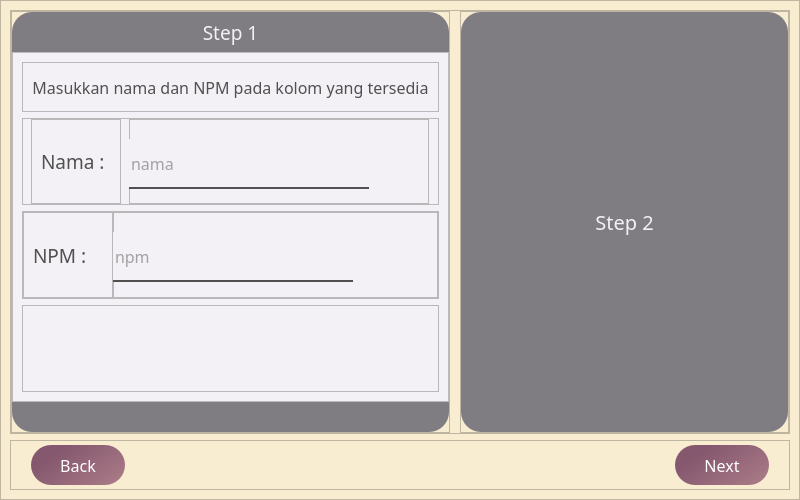
<?xml version="1.0" encoding="UTF-8"?>
<ui version="4.0">
 <class>Dialog</class>
 <widget class="QDialog" name="Dialog">
  <property name="geometry">
   <rect>
    <x>0</x>
    <y>0</y>
    <width>800</width>
    <height>500</height>
   </rect>
  </property>
  <property name="windowTitle">
   <string>Dialog</string>
  </property>
  <layout class="QVBoxLayout" name="verticalLayout">
   <property name="spacing">
    <number>6</number>
   </property>
   <property name="leftMargin">
    <number>0</number>
   </property>
   <property name="topMargin">
    <number>0</number>
   </property>
   <property name="rightMargin">
    <number>0</number>
   </property>
   <property name="bottomMargin">
    <number>0</number>
   </property>
   <item>
    <widget class="QFrame" name="frame">
     <property name="styleSheet">
      <string notr="true">background-color:rgb(248, 236, 209);</string>
     </property>
     <property name="frameShape">
      <enum>QFrame::StyledPanel</enum>
     </property>
     <property name="frameShadow">
      <enum>QFrame::Raised</enum>
     </property>
     <layout class="QVBoxLayout" name="verticalLayout_2">
      <item>
       <widget class="QFrame" name="frame_3">
        <property name="frameShape">
         <enum>QFrame::StyledPanel</enum>
        </property>
        <property name="frameShadow">
         <enum>QFrame::Raised</enum>
        </property>
        <layout class="QHBoxLayout" name="horizontalLayout">
         <property name="spacing">
          <number>10</number>
         </property>
         <property name="leftMargin">
          <number>0</number>
         </property>
         <property name="topMargin">
          <number>0</number>
         </property>
         <property name="rightMargin">
          <number>0</number>
         </property>
         <property name="bottomMargin">
          <number>0</number>
         </property>
         <item>
          <widget class="QFrame" name="frame_5">
           <property name="frameShape">
            <enum>QFrame::StyledPanel</enum>
           </property>
           <property name="frameShadow">
            <enum>QFrame::Raised</enum>
           </property>
           <layout class="QVBoxLayout" name="verticalLayout_5">
            <property name="spacing">
             <number>0</number>
            </property>
            <property name="leftMargin">
             <number>0</number>
            </property>
            <property name="topMargin">
             <number>0</number>
            </property>
            <property name="rightMargin">
             <number>0</number>
            </property>
            <property name="bottomMargin">
             <number>0</number>
            </property>
            <item>
             <widget class="QFrame" name="frame_8">
              <property name="maximumSize">
               <size>
                <width>16777215</width>
                <height>40</height>
               </size>
              </property>
              <property name="styleSheet">
               <string notr="true">QFrame#frame_8{
background-color:rgb(127, 124, 130);
border-top-left-radius:20px;
border-top-right-radius:20px;
}</string>
              </property>
              <property name="frameShape">
               <enum>QFrame::StyledPanel</enum>
              </property>
              <property name="frameShadow">
               <enum>QFrame::Raised</enum>
              </property>
              <layout class="QVBoxLayout" name="verticalLayout_6">
               <property name="spacing">
                <number>0</number>
               </property>
               <property name="leftMargin">
                <number>0</number>
               </property>
               <property name="topMargin">
                <number>0</number>
               </property>
               <property name="rightMargin">
                <number>0</number>
               </property>
               <property name="bottomMargin">
                <number>0</number>
               </property>
               <item>
                <widget class="QLabel" name="label_6">
                 <property name="font">
                  <font>
                   <family>Tw Cen MT</family>
                   <pointsize>14</pointsize>
                  </font>
                 </property>
                 <property name="styleSheet">
                  <string notr="true">QLabel#label_6{
background-color:none;
color:rgb(243, 241, 245);
}</string>
                 </property>
                 <property name="text">
                  <string>Step 1</string>
                 </property>
                 <property name="alignment">
                  <set>Qt::AlignCenter</set>
                 </property>
                </widget>
               </item>
              </layout>
             </widget>
            </item>
            <item>
             <widget class="QFrame" name="frame_9">
              <property name="styleSheet">
               <string notr="true">QFrame#frame_9{
background-color:rgb(243, 241, 245);
}</string>
              </property>
              <property name="frameShape">
               <enum>QFrame::StyledPanel</enum>
              </property>
              <property name="frameShadow">
               <enum>QFrame::Raised</enum>
              </property>
              <layout class="QVBoxLayout" name="verticalLayout_7">
               <item>
                <widget class="QFrame" name="frame_2">
                 <property name="maximumSize">
                  <size>
                   <width>16777215</width>
                   <height>50</height>
                  </size>
                 </property>
                 <property name="styleSheet">
                  <string notr="true">QFrame#frame_2{
background-color:none;
color:rgb(127, 124, 130);
}</string>
                 </property>
                 <property name="frameShape">
                  <enum>QFrame::StyledPanel</enum>
                 </property>
                 <property name="frameShadow">
                  <enum>QFrame::Raised</enum>
                 </property>
                 <layout class="QVBoxLayout" name="verticalLayout_8">
                  <item>
                   <widget class="QLabel" name="label">
                    <property name="font">
                     <font>
                      <family>Tw Cen MT</family>
                      <pointsize>12</pointsize>
                     </font>
                    </property>
                    <property name="styleSheet">
                     <string notr="true">QLabel#label{
background-color:none;
color:rgb(80, 80, 80);
}</string>
                    </property>
                    <property name="text">
                     <string>Masukkan nama dan NPM pada kolom yang tersedia</string>
                    </property>
                    <property name="alignment">
                     <set>Qt::AlignCenter</set>
                    </property>
                   </widget>
                  </item>
                 </layout>
                </widget>
               </item>
               <item>
                <widget class="QFrame" name="frame_11">
                 <property name="styleSheet">
                  <string notr="true">QFrame#frame_11{
background-color:none;
color:rgb(127, 124, 130);
}</string>
                 </property>
                 <property name="frameShape">
                  <enum>QFrame::StyledPanel</enum>
                 </property>
                 <property name="frameShadow">
                  <enum>QFrame::Raised</enum>
                 </property>
                 <layout class="QHBoxLayout" name="horizontalLayout_3">
                  <property name="spacing">
                   <number>0</number>
                  </property>
                  <property name="leftMargin">
                   <number>0</number>
                  </property>
                  <property name="topMargin">
                   <number>0</number>
                  </property>
                  <property name="rightMargin">
                   <number>0</number>
                  </property>
                  <property name="bottomMargin">
                   <number>0</number>
                  </property>
                  <item>
                   <widget class="QFrame" name="frame_14">
                    <property name="maximumSize">
                     <size>
                      <width>90</width>
                      <height>16777215</height>
                     </size>
                    </property>
                    <property name="styleSheet">
                     <string notr="true">QFrame#frame_14{
background-color:none;
color:rgb(127, 124, 130);
}</string>
                    </property>
                    <property name="frameShape">
                     <enum>QFrame::StyledPanel</enum>
                    </property>
                    <property name="frameShadow">
                     <enum>QFrame::Raised</enum>
                    </property>
                    <layout class="QVBoxLayout" name="verticalLayout_9">
                     <item>
                      <widget class="QLabel" name="label_2">
                       <property name="font">
                        <font>
                         <family>Tw Cen MT</family>
                         <pointsize>14</pointsize>
                        </font>
                       </property>
                       <property name="styleSheet">
                        <string notr="true">QLabel#label_2{
background-color:none;
color:rgb(80, 80, 80);
}</string>
                       </property>
                       <property name="text">
                        <string>Nama :</string>
                       </property>
                      </widget>
                     </item>
                    </layout>
                   </widget>
                  </item>
                  <item>
                   <widget class="QFrame" name="frame_15">
                    <property name="maximumSize">
                     <size>
                      <width>300</width>
                      <height>16777215</height>
                     </size>
                    </property>
                    <property name="styleSheet">
                     <string notr="true">QFrame#frame_15{
background-color:none;
color:rgb(127, 124, 130);
}</string>
                    </property>
                    <property name="frameShape">
                     <enum>QFrame::StyledPanel</enum>
                    </property>
                    <property name="frameShadow">
                     <enum>QFrame::Raised</enum>
                    </property>
                    <widget class="QLineEdit" name="lineEdit">
                     <property name="geometry">
                      <rect>
                       <x>0</x>
                       <y>20</y>
                       <width>240</width>
                       <height>50</height>
                      </rect>
                     </property>
                     <property name="font">
                      <font>
                       <family>Tw Cen MT</family>
                       <pointsize>12</pointsize>
                      </font>
                     </property>
                     <property name="styleSheet">
                      <string notr="true">QLineEdit#lineEdit{
background-color:rgb(243, 241, 245);
border:none;
border-bottom: 2px solid rgb(80, 80, 80);
color:rgb(80, 80, 80);
}</string>
                     </property>
                     <property name="placeholderText">
                      <string>nama</string>
                     </property>
                    </widget>
                   </widget>
                  </item>
                 </layout>
                </widget>
               </item>
               <item>
                <widget class="QFrame" name="frame_12">
                 <property name="styleSheet">
                  <string notr="true">QFrame#frame_12{
background-color:none;
color:rgb(127, 124, 130);
}</string>
                 </property>
                 <property name="frameShape">
                  <enum>QFrame::StyledPanel</enum>
                 </property>
                 <property name="frameShadow">
                  <enum>QFrame::Raised</enum>
                 </property>
                 <layout class="QHBoxLayout" name="horizontalLayout_4">
                  <property name="spacing">
                   <number>0</number>
                  </property>
                  <property name="leftMargin">
                   <number>0</number>
                  </property>
                  <property name="topMargin">
                   <number>0</number>
                  </property>
                  <property name="rightMargin">
                   <number>0</number>
                  </property>
                  <property name="bottomMargin">
                   <number>0</number>
                  </property>
                  <item>
                   <widget class="QFrame" name="frame_16">
                    <property name="maximumSize">
                     <size>
                      <width>90</width>
                      <height>16777215</height>
                     </size>
                    </property>
                    <property name="styleSheet">
                     <string notr="true">QFrame#frame_16{
background-color:none;
color:rgb(127, 124, 130);
}</string>
                    </property>
                    <property name="frameShape">
                     <enum>QFrame::StyledPanel</enum>
                    </property>
                    <property name="frameShadow">
                     <enum>QFrame::Raised</enum>
                    </property>
                    <layout class="QVBoxLayout" name="verticalLayout_10">
                     <item>
                      <widget class="QLabel" name="label_3">
                       <property name="font">
                        <font>
                         <family>Tw Cen MT</family>
                         <pointsize>14</pointsize>
                        </font>
                       </property>
                       <property name="styleSheet">
                        <string notr="true">QLabel#label_3{
background-color:none;
color:rgb(80, 80, 80);
}</string>
                       </property>
                       <property name="text">
                        <string>NPM :</string>
                       </property>
                      </widget>
                     </item>
                    </layout>
                   </widget>
                  </item>
                  <item>
                   <widget class="QFrame" name="frame_17">
                    <property name="styleSheet">
                     <string notr="true">QFrame#frame_17{
background-color:none;
color:rgb(127, 124, 130);
}</string>
                    </property>
                    <property name="frameShape">
                     <enum>QFrame::StyledPanel</enum>
                    </property>
                    <property name="frameShadow">
                     <enum>QFrame::Raised</enum>
                    </property>
                    <widget class="QLineEdit" name="lineEdit_2">
                     <property name="geometry">
                      <rect>
                       <x>0</x>
                       <y>20</y>
                       <width>240</width>
                       <height>50</height>
                      </rect>
                     </property>
                     <property name="font">
                      <font>
                       <family>Tw Cen MT</family>
                       <pointsize>12</pointsize>
                      </font>
                     </property>
                     <property name="styleSheet">
                      <string notr="true">QLineEdit#lineEdit_2{
background-color:rgb(243, 241, 245);
border:none;
border-bottom: 2px solid rgb(80, 80, 80);
color:rgb(80, 80, 80);
}</string>
                     </property>
                     <property name="placeholderText">
                      <string>npm</string>
                     </property>
                    </widget>
                   </widget>
                  </item>
                 </layout>
                </widget>
               </item>
               <item>
                <widget class="QFrame" name="frame_13">
                 <property name="styleSheet">
                  <string notr="true">QFrame#frame_13{
background-color:none;
color:rgb(127, 124, 130);
}</string>
                 </property>
                 <property name="frameShape">
                  <enum>QFrame::StyledPanel</enum>
                 </property>
                 <property name="frameShadow">
                  <enum>QFrame::Raised</enum>
                 </property>
                 <layout class="QVBoxLayout" name="verticalLayout_11">
                  <item>
                   <widget class="QLabel" name="label_4">
                    <property name="font">
                     <font>
                      <family>Tw Cen MT</family>
                      <pointsize>12</pointsize>
                     </font>
                    </property>
                    <property name="styleSheet">
                     <string notr="true">QLabel#label_4{
background-color:none;
color:rgb(255, 84, 124);
}</string>
                    </property>
                    <property name="text">
                     <string/>
                    </property>
                    <property name="alignment">
                     <set>Qt::AlignHCenter|Qt::AlignTop</set>
                    </property>
                   </widget>
                  </item>
                 </layout>
                </widget>
               </item>
              </layout>
             </widget>
            </item>
            <item>
             <widget class="QFrame" name="frame_10">
              <property name="maximumSize">
               <size>
                <width>16777215</width>
                <height>30</height>
               </size>
              </property>
              <property name="styleSheet">
               <string notr="true">QFrame#frame_10{
background-color:rgb(127, 124, 130);
border-bottom-left-radius:20px;
border-bottom-right-radius:20px;
}</string>
              </property>
              <property name="frameShape">
               <enum>QFrame::StyledPanel</enum>
              </property>
              <property name="frameShadow">
               <enum>QFrame::Raised</enum>
              </property>
             </widget>
            </item>
           </layout>
          </widget>
         </item>
         <item>
          <widget class="QFrame" name="frame_6">
           <property name="styleSheet">
            <string notr="true"/>
           </property>
           <property name="frameShape">
            <enum>QFrame::StyledPanel</enum>
           </property>
           <property name="frameShadow">
            <enum>QFrame::Raised</enum>
           </property>
           <layout class="QVBoxLayout" name="verticalLayout_3">
            <property name="spacing">
             <number>0</number>
            </property>
            <property name="leftMargin">
             <number>0</number>
            </property>
            <property name="topMargin">
             <number>0</number>
            </property>
            <property name="rightMargin">
             <number>0</number>
            </property>
            <property name="bottomMargin">
             <number>0</number>
            </property>
            <item>
             <widget class="QFrame" name="frame_7">
              <property name="styleSheet">
               <string notr="true">QFrame#frame_7{
background-color:rgb(127, 124, 130);
border-radius:20px;
}</string>
              </property>
              <property name="frameShape">
               <enum>QFrame::StyledPanel</enum>
              </property>
              <property name="frameShadow">
               <enum>QFrame::Raised</enum>
              </property>
              <layout class="QVBoxLayout" name="verticalLayout_4">
               <item>
                <widget class="QLabel" name="label_5">
                 <property name="font">
                  <font>
                   <family>Tw Cen MT</family>
                   <pointsize>15</pointsize>
                  </font>
                 </property>
                 <property name="styleSheet">
                  <string notr="true">QLabel#label_5{
background-color: none;
color: rgb(243, 241, 245);
}</string>
                 </property>
                 <property name="text">
                  <string>Step 2</string>
                 </property>
                 <property name="alignment">
                  <set>Qt::AlignCenter</set>
                 </property>
                </widget>
               </item>
              </layout>
             </widget>
            </item>
           </layout>
          </widget>
         </item>
        </layout>
       </widget>
      </item>
      <item>
       <widget class="QFrame" name="frame_4">
        <property name="maximumSize">
         <size>
          <width>16777215</width>
          <height>50</height>
         </size>
        </property>
        <property name="frameShape">
         <enum>QFrame::StyledPanel</enum>
        </property>
        <property name="frameShadow">
         <enum>QFrame::Raised</enum>
        </property>
        <layout class="QHBoxLayout" name="horizontalLayout_2">
         <property name="spacing">
          <number>550</number>
         </property>
         <property name="leftMargin">
          <number>20</number>
         </property>
         <property name="topMargin">
          <number>0</number>
         </property>
         <property name="rightMargin">
          <number>20</number>
         </property>
         <property name="bottomMargin">
          <number>0</number>
         </property>
         <item>
          <widget class="QPushButton" name="pushButton">
           <property name="maximumSize">
            <size>
             <width>16777215</width>
             <height>40</height>
            </size>
           </property>
           <property name="font">
            <font>
             <family>Tw Cen MT</family>
             <pointsize>12</pointsize>
            </font>
           </property>
           <property name="styleSheet">
            <string notr="true">QPushButton#pushButton{
background-color:qlineargradient(spread:pad, x1:0.12, y1:0.449, x2:1, y2:1, stop:0 rgba(133, 88, 111, 255), stop:1 rgba(172, 125, 136, 255));
border-top-left-radius:20px;
border-bottom-left-radius:20px;
border-top-right-radius:20px;
border-bottom-right-radius:20px;
color:rgb(255, 255, 255);

}

QPushButton#pushButton:hover{
background-color:qlineargradient(spread:pad, x1:0.0802273, y1:0.375, x2:1, y2:1, stop:0 rgba(172, 125, 136, 255), stop:1 rgba(222, 182, 171, 255));
}

QPushButton#pushButton:pressed{
padding-left:5px;
padding-top:5px;
}</string>
           </property>
           <property name="text">
            <string>Back</string>
           </property>
          </widget>
         </item>
         <item>
          <widget class="QPushButton" name="pushButton_2">
           <property name="maximumSize">
            <size>
             <width>16777215</width>
             <height>40</height>
            </size>
           </property>
           <property name="font">
            <font>
             <family>Tw Cen MT</family>
             <pointsize>12</pointsize>
            </font>
           </property>
           <property name="styleSheet">
            <string notr="true">QPushButton#pushButton_2{
background-color:qlineargradient(spread:pad, x1:0.12, y1:0.449, x2:1, y2:1, stop:0 rgba(133, 88, 111, 255), stop:1 rgba(172, 125, 136, 255));
border-top-left-radius:20px;
border-bottom-left-radius:20px;
border-top-right-radius:20px;
border-bottom-right-radius:20px;
color:rgb(255, 255, 255);

}

QPushButton#pushButton_2:hover{
background-color:qlineargradient(spread:pad, x1:0.0802273, y1:0.375, x2:1, y2:1, stop:0 rgba(172, 125, 136, 255), stop:1 rgba(222, 182, 171, 255));
}

QPushButton#pushButton_2:pressed{
padding-left:5px;
padding-top:5px;
}</string>
           </property>
           <property name="text">
            <string>Next</string>
           </property>
          </widget>
         </item>
        </layout>
       </widget>
      </item>
     </layout>
    </widget>
   </item>
  </layout>
 </widget>
 <resources>
  <include location="icon.qrc"/>
 </resources>
 <connections/>
</ui>
